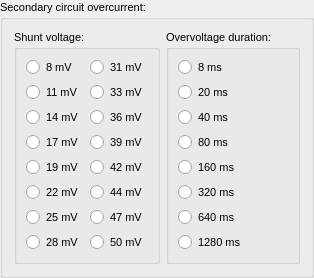
         <widget class="QGroupBox" name="groupBox_31">
          <property name="font">
           <font>
            <pointsize>8</pointsize>
           </font>
          </property>
          <property name="title">
           <string>Secondary circuit overcurrent:</string>
          </property>
          <layout class="QHBoxLayout" name="horizontalLayout_16">
           <item>
            <widget class="QGroupBox" name="groupBox_28">
             <property name="font">
              <font>
               <pointsize>8</pointsize>
              </font>
             </property>
             <property name="title">
              <string>Shunt voltage:</string>
             </property>
             <layout class="QGridLayout" name="gridLayout_3">
              <item row="5" column="0">
               <widget class="QRadioButton" name="radioButton_0x38_032105">
                <property name="enabled">
                 <bool>true</bool>
                </property>
                <property name="font">
                 <font>
                  <pointsize>8</pointsize>
                 </font>
                </property>
                <property name="text">
                 <string>22 mV</string>
                </property>
                <property name="checkable">
                 <bool>true</bool>
                </property>
               </widget>
              </item>
              <item row="5" column="1">
               <widget class="QRadioButton" name="radioButton_0x38_03210d">
                <property name="enabled">
                 <bool>true</bool>
                </property>
                <property name="font">
                 <font>
                  <pointsize>8</pointsize>
                 </font>
                </property>
                <property name="text">
                 <string>44 mV</string>
                </property>
                <property name="checkable">
                 <bool>true</bool>
                </property>
               </widget>
              </item>
              <item row="3" column="1">
               <widget class="QRadioButton" name="radioButton_0x38_03210b">
                <property name="enabled">
                 <bool>true</bool>
                </property>
                <property name="font">
                 <font>
                  <pointsize>8</pointsize>
                 </font>
                </property>
                <property name="text">
                 <string>39 mV</string>
                </property>
                <property name="checkable">
                 <bool>true</bool>
                </property>
               </widget>
              </item>
              <item row="0" column="1">
               <widget class="QRadioButton" name="radioButton_0x38_032108">
                <property name="enabled">
                 <bool>true</bool>
                </property>
                <property name="font">
                 <font>
                  <pointsize>8</pointsize>
                 </font>
                </property>
                <property name="text">
                 <string>31 mV</string>
                </property>
                <property name="checkable">
                 <bool>true</bool>
                </property>
               </widget>
              </item>
              <item row="3" column="0">
               <widget class="QRadioButton" name="radioButton_0x38_032103">
                <property name="enabled">
                 <bool>true</bool>
                </property>
                <property name="font">
                 <font>
                  <pointsize>8</pointsize>
                 </font>
                </property>
                <property name="text">
                 <string>17 mV</string>
                </property>
                <property name="checkable">
                 <bool>true</bool>
                </property>
               </widget>
              </item>
              <item row="0" column="0">
               <widget class="QRadioButton" name="radioButton_0x38_032100">
                <property name="enabled">
                 <bool>true</bool>
                </property>
                <property name="font">
                 <font>
                  <pointsize>8</pointsize>
                 </font>
                </property>
                <property name="text">
                 <string>8 mV</string>
                </property>
                <property name="checkable">
                 <bool>true</bool>
                </property>
               </widget>
              </item>
              <item row="2" column="1">
               <widget class="QRadioButton" name="radioButton_0x38_03210a">
                <property name="enabled">
                 <bool>true</bool>
                </property>
                <property name="font">
                 <font>
                  <pointsize>8</pointsize>
                 </font>
                </property>
                <property name="text">
                 <string>36 mV</string>
                </property>
                <property name="checkable">
                 <bool>true</bool>
                </property>
               </widget>
              </item>
              <item row="1" column="0">
               <widget class="QRadioButton" name="radioButton_0x38_032101">
                <property name="enabled">
                 <bool>true</bool>
                </property>
                <property name="font">
                 <font>
                  <pointsize>8</pointsize>
                 </font>
                </property>
                <property name="text">
                 <string>11 mV</string>
                </property>
                <property name="checkable">
                 <bool>true</bool>
                </property>
               </widget>
              </item>
              <item row="4" column="0">
               <widget class="QRadioButton" name="radioButton_0x38_032104">
                <property name="enabled">
                 <bool>true</bool>
                </property>
                <property name="font">
                 <font>
                  <pointsize>8</pointsize>
                 </font>
                </property>
                <property name="text">
                 <string>19 mV</string>
                </property>
                <property name="checkable">
                 <bool>true</bool>
                </property>
               </widget>
              </item>
              <item row="1" column="1">
               <widget class="QRadioButton" name="radioButton_0x38_032109">
                <property name="enabled">
                 <bool>true</bool>
                </property>
                <property name="font">
                 <font>
                  <pointsize>8</pointsize>
                 </font>
                </property>
                <property name="text">
                 <string>33 mV</string>
                </property>
                <property name="checkable">
                 <bool>true</bool>
                </property>
               </widget>
              </item>
              <item row="6" column="1">
               <widget class="QRadioButton" name="radioButton_0x38_03210e">
                <property name="enabled">
                 <bool>true</bool>
                </property>
                <property name="font">
                 <font>
                  <pointsize>8</pointsize>
                 </font>
                </property>
                <property name="text">
                 <string>47 mV</string>
                </property>
                <property name="checkable">
                 <bool>true</bool>
                </property>
               </widget>
              </item>
              <item row="2" column="0">
               <widget class="QRadioButton" name="radioButton_0x38_032102">
                <property name="enabled">
                 <bool>true</bool>
                </property>
                <property name="font">
                 <font>
                  <pointsize>8</pointsize>
                 </font>
                </property>
                <property name="text">
                 <string>14 mV</string>
                </property>
                <property name="checkable">
                 <bool>true</bool>
                </property>
               </widget>
              </item>
              <item row="6" column="0">
               <widget class="QRadioButton" name="radioButton_0x38_032106">
                <property name="enabled">
                 <bool>true</bool>
                </property>
                <property name="font">
                 <font>
                  <pointsize>8</pointsize>
                 </font>
                </property>
                <property name="text">
                 <string>25 mV</string>
                </property>
                <property name="checkable">
                 <bool>true</bool>
                </property>
               </widget>
              </item>
              <item row="4" column="1">
               <widget class="QRadioButton" name="radioButton_0x38_03210c">
                <property name="enabled">
                 <bool>true</bool>
                </property>
                <property name="font">
                 <font>
                  <pointsize>8</pointsize>
                 </font>
                </property>
                <property name="text">
                 <string>42 mV</string>
                </property>
                <property name="checkable">
                 <bool>true</bool>
                </property>
               </widget>
              </item>
              <item row="7" column="1">
               <widget class="QRadioButton" name="radioButton_0x38_03210f">
                <property name="enabled">
                 <bool>true</bool>
                </property>
                <property name="font">
                 <font>
                  <pointsize>8</pointsize>
                 </font>
                </property>
                <property name="text">
                 <string>50 mV</string>
                </property>
                <property name="checkable">
                 <bool>true</bool>
                </property>
               </widget>
              </item>
              <item row="7" column="0">
               <widget class="QRadioButton" name="radioButton_0x38_032107">
                <property name="enabled">
                 <bool>true</bool>
                </property>
                <property name="font">
                 <font>
                  <pointsize>8</pointsize>
                 </font>
                </property>
                <property name="text">
                 <string>28 mV</string>
                </property>
                <property name="checkable">
                 <bool>true</bool>
                </property>
               </widget>
              </item>
             </layout>
            </widget>
           </item>
           <item>
            <widget class="QGroupBox" name="groupBox_27">
             <property name="font">
              <font>
               <pointsize>8</pointsize>
              </font>
             </property>
             <property name="title">
              <string>Overvoltage duration:</string>
             </property>
             <layout class="QVBoxLayout" name="verticalLayout_46">
              <item>
               <widget class="QRadioButton" name="radioButton_0x38_06540">
                <property name="enabled">
                 <bool>true</bool>
                </property>
                <property name="font">
                 <font>
                  <pointsize>8</pointsize>
                 </font>
                </property>
                <property name="text">
                 <string>8 ms</string>
                </property>
                <property name="checkable">
                 <bool>true</bool>
                </property>
               </widget>
              </item>
              <item>
               <widget class="QRadioButton" name="radioButton_0x38_06541">
                <property name="enabled">
                 <bool>true</bool>
                </property>
                <property name="font">
                 <font>
                  <pointsize>8</pointsize>
                 </font>
                </property>
                <property name="text">
                 <string>20 ms</string>
                </property>
                <property name="checkable">
                 <bool>true</bool>
                </property>
               </widget>
              </item>
              <item>
               <widget class="QRadioButton" name="radioButton_0x38_06542">
                <property name="enabled">
                 <bool>true</bool>
                </property>
                <property name="font">
                 <font>
                  <pointsize>8</pointsize>
                 </font>
                </property>
                <property name="text">
                 <string>40 ms</string>
                </property>
                <property name="checkable">
                 <bool>true</bool>
                </property>
               </widget>
              </item>
              <item>
               <widget class="QRadioButton" name="radioButton_0x38_06543">
                <property name="enabled">
                 <bool>true</bool>
                </property>
                <property name="font">
                 <font>
                  <pointsize>8</pointsize>
                 </font>
                </property>
                <property name="text">
                 <string>80 ms</string>
                </property>
                <property name="checkable">
                 <bool>true</bool>
                </property>
               </widget>
              </item>
              <item>
               <widget class="QRadioButton" name="radioButton_0x38_06544">
                <property name="enabled">
                 <bool>true</bool>
                </property>
                <property name="font">
                 <font>
                  <pointsize>8</pointsize>
                 </font>
                </property>
                <property name="text">
                 <string>160 ms</string>
                </property>
                <property name="checkable">
                 <bool>true</bool>
                </property>
               </widget>
              </item>
              <item>
               <widget class="QRadioButton" name="radioButton_0x38_06545">
                <property name="enabled">
                 <bool>true</bool>
                </property>
                <property name="font">
                 <font>
                  <pointsize>8</pointsize>
                 </font>
                </property>
                <property name="text">
                 <string>320 ms</string>
                </property>
                <property name="checkable">
                 <bool>true</bool>
                </property>
               </widget>
              </item>
              <item>
               <widget class="QRadioButton" name="radioButton_0x38_06546">
                <property name="enabled">
                 <bool>true</bool>
                </property>
                <property name="font">
                 <font>
                  <pointsize>8</pointsize>
                 </font>
                </property>
                <property name="text">
                 <string>640 ms</string>
                </property>
                <property name="checkable">
                 <bool>true</bool>
                </property>
               </widget>
              </item>
              <item>
               <widget class="QRadioButton" name="radioButton_0x38_06547">
                <property name="enabled">
                 <bool>true</bool>
                </property>
                <property name="font">
                 <font>
                  <pointsize>8</pointsize>
                 </font>
                </property>
                <property name="text">
                 <string>1280 ms</string>
                </property>
                <property name="checkable">
                 <bool>true</bool>
                </property>
               </widget>
              </item>
             </layout>
            </widget>
           </item>
          </layout>
         </widget>
